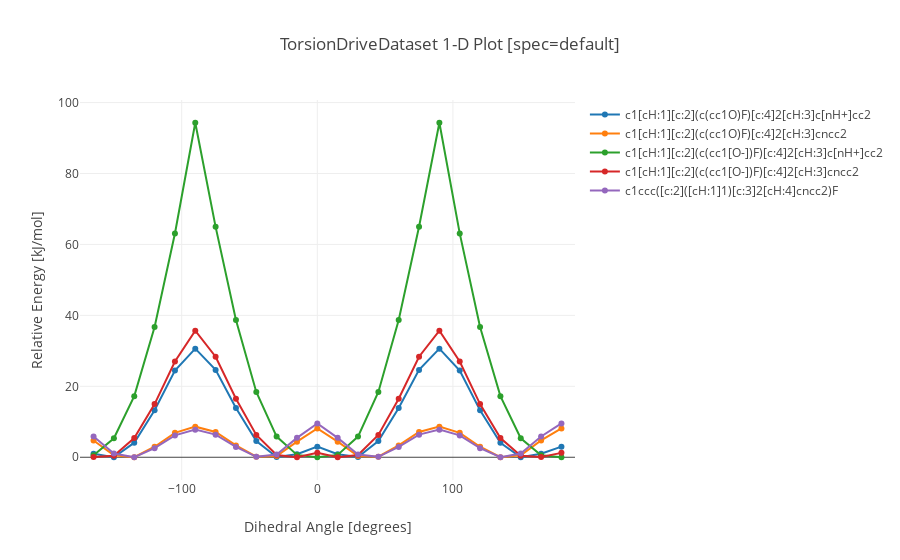
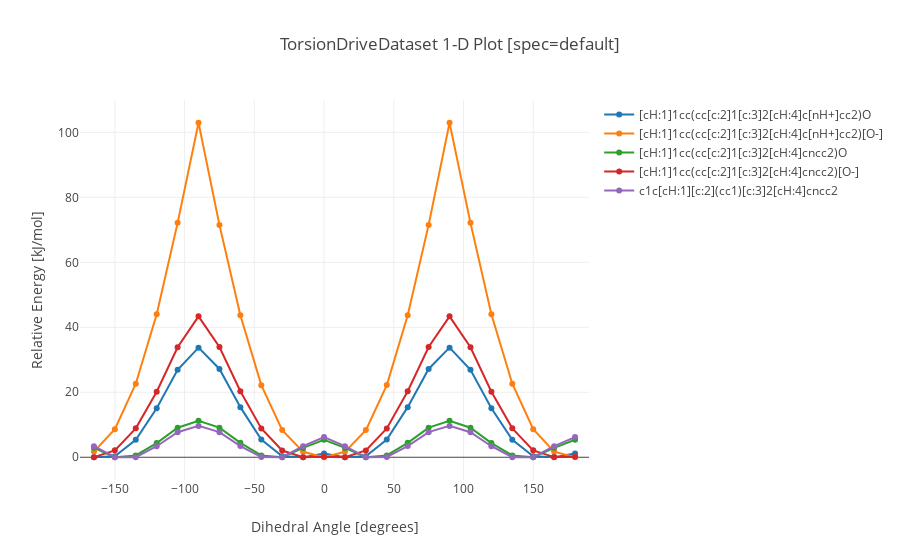

The cell these charts' notebook holds for them, in order:
### Code cell
# Visualize torsion scans
client = ptl.FractalClient()
phenyl_dataset = client.get_collection('TorsionDriveDataset', 'OpenFF Substituted Phenyl Set 1')
with open('qca-submission/biphenyls_set_input.json', 'r') as f:
    job_indices = list(json.load(f).keys())
fluoro_phenyls = [i for i in job_indices if 'F' in i]
phenyls = [i for i in job_indices if 'F' not in i]

phenyl_dataset.visualize(fluoro_phenyls, specs='default', units='kJ/mol')
phenyl_dataset.visualize(phenyls, specs='default', units='kJ/mol')

### Figure 1 — Plotly figure (JSON) as saved in the notebook; plotly's stock layout.template omitted (floating-point values rounded to 4 significant figures)
{"data": [{"mode": "lines+markers", "name": "c1[cH:1][c:2](c(cc1O)F)[c:4]2[cH:3]c[nH+]cc2", "type": "scatter", "uid": "468bb8fe-e654-416c-9642-c8580e483041", "x": [-165, -150, -135, -120, -105, -90, -75, -60, -45, -30, -15, 0, 15, 30, 45, 60, 75, 90, 105, 120, 135, 150, 165, 180], "y": [0.968, 0.001, 4.108, 13.23, 24.45, 30.62, 24.64, 13.87, 4.57, 0.086, 0.848, 2.991, 0.847, 0.086, 4.57, 13.87, 24.63, 30.62, 24.45, 13.23, 4.106, 0, 0.969, 2.993]}, {"mode": "lines+markers", "name": "c1[cH:1][c:2](c(cc1O)F)[c:4]2[cH:3]cncc2", "type": "scatter", "uid": "5be5bf38-280d-4a36-8d54-3601a40ecdcd", "x": [-165, -150, -135, -120, -105, -90, -75, -60, -45, -30, -15, 0, 15, 30, 45, 60, 75, 90, 105, 120, 135, 150, 165, 180], "y": [4.738, 0.533, 0.002, 2.959, 6.889, 8.626, 7.111, 3.345, 0.174, 0.32, 4.399, 8.115, 4.4, 0.319, 0.173, 3.345, 7.111, 8.628, 6.888, 2.959, 0, 0.535, 4.736, 8.117]}, {"mode": "lines+markers", "name": "c1[cH:1][c:2](c(cc1[O-])F)[c:4]2[cH:3]c[nH+]cc2", "type": "scatter", "uid": "7ddc9557-7039-46ec-b000-9f07adae83bc", "x": [-165, -150, -135, -120, -105, -90, -75, -60, -45, -30, -15, 0, 15, 30, 45, 60, 75, 90, 105, 120, 135, 150, 165, 180], "y": [0.582, 5.349, 17.23, 36.73, 63.11, 94.31, 64.97, 38.71, 18.4, 5.82, 0.667, 0.001, 0.667, 5.822, 18.4, 38.71, 64.97, 94.31, 63.11, 36.73, 17.23, 5.351, 0.582, 0]}, {"mode": "lines+markers", "name": "c1[cH:1][c:2](c(cc1[O-])F)[c:4]2[cH:3]cncc2", "type": "scatter", "uid": "2ac77599-5918-46ba-ba62-cd2e44589073", "x": [-165, -150, -135, -120, -105, -90, -75, -60, -45, -30, -15, 0, 15, 30, 45, 60, 75, 90, 105, 120, 135, 150, 165, 180], "y": [0.079, 0.4, 5.404, 15.0, 26.98, 35.66, 28.34, 16.48, 6.302, 0.646, 0, 1.236, 0, 0.653, 6.301, 16.48, 28.34, 35.66, 26.98, 14.99, 5.405, 0.401, 0.079, 1.236]}, {"mode": "lines+markers", "name": "c1ccc([c:2]([cH:1]1)[c:3]2[cH:4]cncc2)F", "type": "scatter", "uid": "a76464b6-ae7a-4ef4-be10-ae3b2cf59e6b", "x": [-165, -150, -135, -120, -105, -90, -75, -60, -45, -30, -15, 0, 15, 30, 45, 60, 75, 90, 105, 120, 135, 150, 165, 180], "y": [5.842, 1.064, 0, 2.548, 6.159, 7.782, 6.376, 2.903, 0.13, 0.793, 5.463, 9.535, 5.463, 0.795, 0.13, 2.902, 6.378, 7.781, 6.159, 2.548, 0.001, 1.064, 5.842, 9.535]}], "layout": {"title": {"text": "TorsionDriveDataset 1-D Plot [spec=default]"}, "xaxis": {"range": [-175, 190], "title": {"text": "Dihedral Angle [degrees]"}, "zeroline": false}, "yaxis": {"title": {"text": "Relative Energy [kJ/mol]"}, "zeroline": true}}}

### Figure 2 — Plotly figure (JSON) as saved in the notebook; plotly's stock layout.template omitted (floating-point values rounded to 4 significant figures)
{"data": [{"mode": "lines+markers", "name": "[cH:1]1cc(cc[c:2]1[c:3]2[cH:4]c[nH+]cc2)O", "type": "scatter", "uid": "0aa7828b-8c6c-4e9e-ab3f-c26ba73b204b", "x": [-165, -150, -135, -120, -105, -90, -75, -60, -45, -30, -15, 0, 15, 30, 45, 60, 75, 90, 105, 120, 135, 150, 165, 180], "y": [0.007, 0.295, 5.351, 15.09, 26.9, 33.73, 27.18, 15.42, 5.469, 0.304, 0, 1.172, 0, 0.306, 5.47, 15.42, 27.18, 33.73, 26.9, 15.09, 5.352, 0.295, 0.007, 1.173]}, {"mode": "lines+markers", "name": "[cH:1]1cc(cc[c:2]1[c:3]2[cH:4]c[nH+]cc2)[O-]", "type": "scatter", "uid": "5b7c99d4-1935-404e-aeb9-5541df9fa833", "x": [-165, -150, -135, -120, -105, -90, -75, -60, -45, -30, -15, 0, 15, 30, 45, 60, 75, 90, 105, 120, 135, 150, 165, 180], "y": [1.735, 8.646, 22.62, 43.99, 72.14, 103.0, 71.51, 43.71, 22.2, 8.363, 1.67, 0, 1.67, 8.366, 22.2, 43.71, 71.51, 103.0, 72.14, 43.99, 22.62, 8.645, 1.735, 0.001]}, {"mode": "lines+markers", "name": "[cH:1]1cc(cc[c:2]1[c:3]2[cH:4]cncc2)O", "type": "scatter", "uid": "6d86acc9-cf76-49df-b329-eb9a48e5f0c1", "x": [-165, -150, -135, -120, -105, -90, -75, -60, -45, -30, -15, 0, 15, 30, 45, 60, 75, 90, 105, 120, 135, 150, 165, 180], "y": [2.893, 0, 0.551, 4.365, 9.083, 11.21, 9.112, 4.428, 0.565, 0.004, 2.885, 5.391, 2.883, 0.002, 0.564, 4.431, 9.112, 11.22, 9.084, 4.366, 0.555, 0, 2.893, 5.39]}, {"mode": "lines+markers", "name": "[cH:1]1cc(cc[c:2]1[c:3]2[cH:4]cncc2)[O-]", "type": "scatter", "uid": "bde00fb1-1718-4653-84cb-9a1d6ddc6fac", "x": [-165, -150, -135, -120, -105, -90, -75, -60, -45, -30, -15, 0, 15, 30, 45, 60, 75, 90, 105, 120, 135, 150, 165, 180], "y": [0.037, 2.127, 8.894, 20.19, 33.86, 43.37, 33.94, 20.31, 8.883, 2.067, 0.037, 0.19, 0, 2.097, 8.881, 20.32, 33.94, 43.37, 33.86, 20.19, 8.894, 2.129, 0.04, 0.191]}, {"mode": "lines+markers", "name": "c1c[cH:1][c:2](cc1)[c:3]2[cH:4]cncc2", "type": "scatter", "uid": "df1bb0cc-0755-49ce-8c5b-ee6c59efa611", "x": [-165, -150, -135, -120, -105, -90, -75, -60, -45, -30, -15, 0, 15, 30, 45, 60, 75, 90, 105, 120, 135, 150, 165, 180], "y": [3.413, 0.003, 0.032, 3.383, 7.708, 9.652, 7.729, 3.431, 0.041, 0.006, 3.407, 6.209, 3.408, 0.004, 0.043, 3.432, 7.729, 9.652, 7.71, 3.382, 0.033, 0, 3.415, 6.21]}], "layout": {"title": {"text": "TorsionDriveDataset 1-D Plot [spec=default]"}, "xaxis": {"range": [-175, 190], "title": {"text": "Dihedral Angle [degrees]"}, "zeroline": false}, "yaxis": {"title": {"text": "Relative Energy [kJ/mol]"}, "zeroline": true}}}
